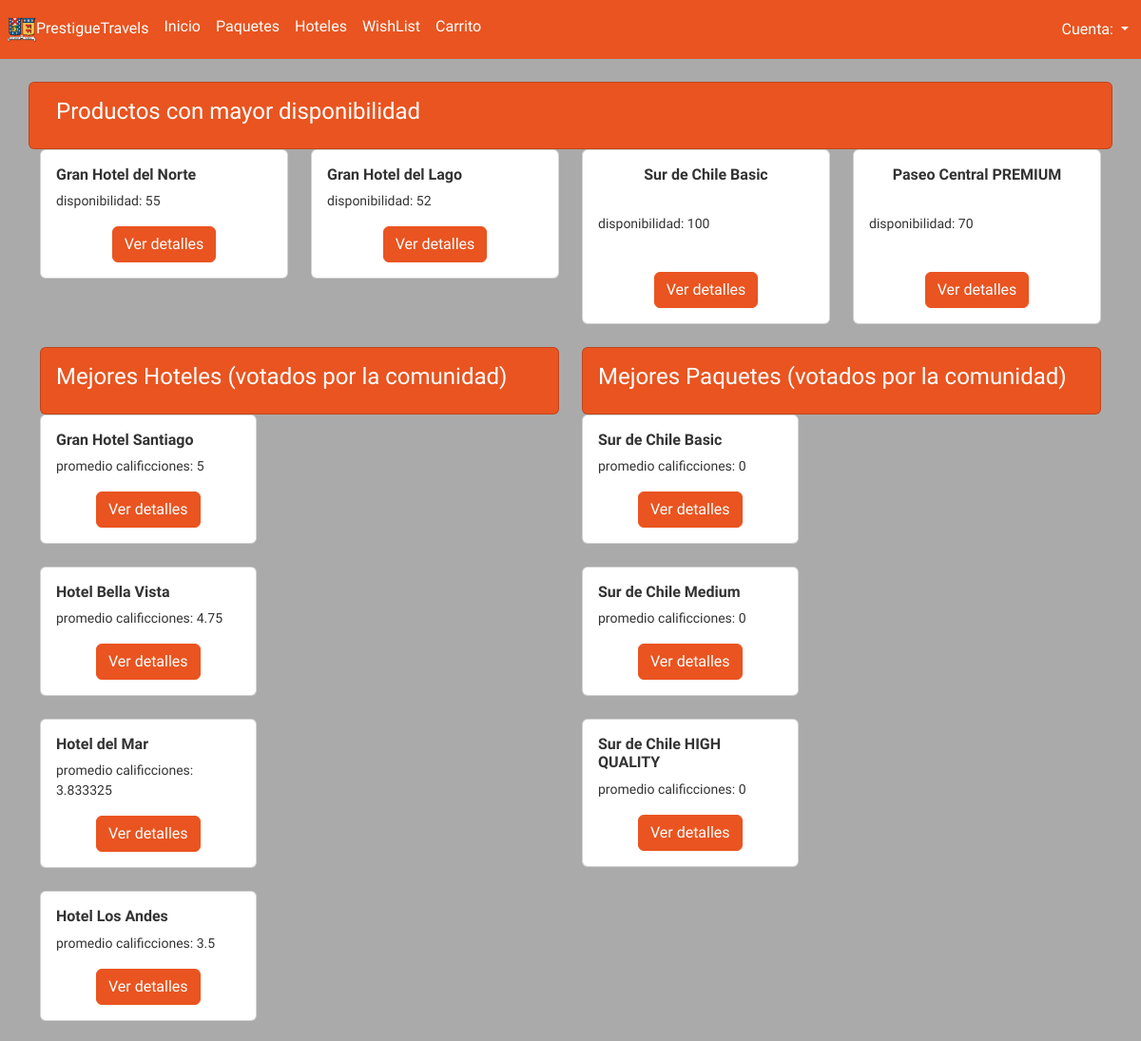
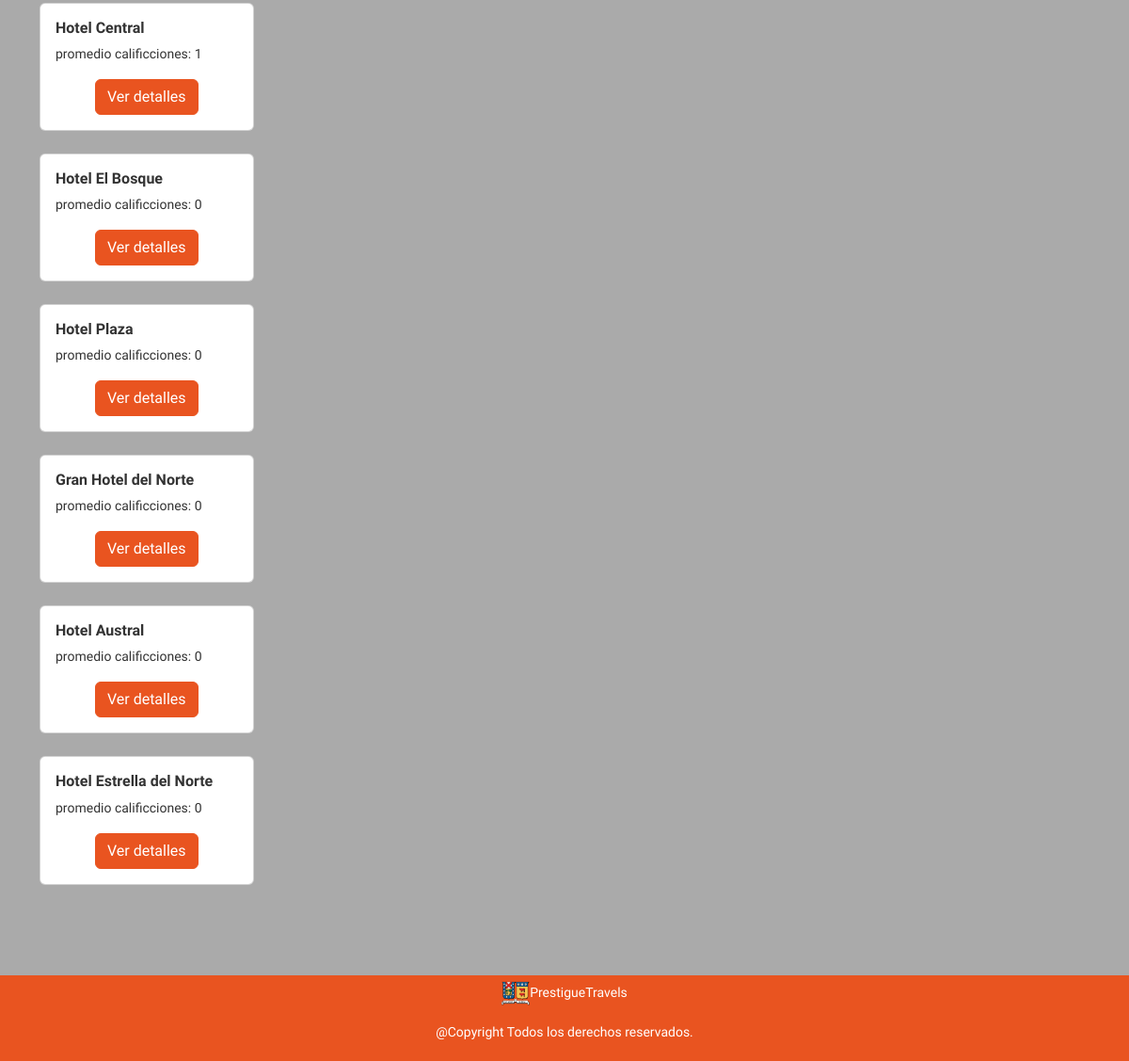
The page /users/index.php on the database its author committed (2 pictures, top to bottom).
### tables this page shows
CREATE TABLE `hoteles` (
  `productos_id` int(11) NOT NULL,
  `hoteles_nombre` varchar(40) NOT NULL,
  `hoteles_estrellas` int(11) NOT NULL,
  `hoteles_precio` int(11) NOT NULL,
  `hoteles_ciudad` varchar(40) NOT NULL,
  `hoteles_habitacionesdisp` int(11) NOT NULL,
  `hoteles_habitacionestotales` int(11) NOT NULL,
  `hoteles_estacionamiento` tinyint(1) NOT NULL,
  `hoteles_piscina` tinyint(1) NOT NULL,
  `hoteles_lavanderia` tinyint(1) NOT NULL,
  `hoteles_petfriendly` tinyint(1) NOT NULL,
  `hoteles_desayuno` tinyint(1) NOT NULL
);

CREATE TABLE `paquetes` (
  `productos_id` int(11) NOT NULL,
  `paquetes_nombre` varchar(40) NOT NULL,
  `paquetes_airida` varchar(40) NOT NULL,
  `paquetes_airvuelta` varchar(40) NOT NULL,
  `paquetes_fechaida` date NOT NULL,
  `paquetes_fechavuelta` date NOT NULL,
  `paquetes_noches` int(11) NOT NULL,
  `paquetes_preciopp` int(11) NOT NULL,
  `paquetes_disponibles` int(11) NOT NULL,
  `paquetes_totales` int(11) NOT NULL,
  `paquetes_maxpp` int(11) NOT NULL
);

### users/index.php (the view, shortened to what this page needs)
<?php include("../templates/cabecera.php");
include("../conexionbd.php");
function remover_simple ($valor,$arr)
{
    if (($key = array_search($valor, $arr)) !== false)
    {
    unset($arr[$key]);
    }
    return $arr;
}
?>
<?php
$hoteles_dispo=$conexion->query("SELECT * FROM productos INNER JOIN hoteles WHERE productos.producto_id=hoteles.productos_id ORDER BY hoteles.hoteles_habitacionesdisp DESC LIMIT 4");
$paquetes_dispo=$conexion->query("SELECT * FROM productos INNER JOIN paquetes WHERE productos.producto_id=paquetes.productos_id ORDER BY paquetes.paquetes_disponibles DESC LIMIT 4");
$hoteles_dispo=$hoteles_dispo->fetch_all(MYSQLI_ASSOC);
$paquetes_dispo=$paquetes_dispo->fetch_all(MYSQLI_ASSOC);
$i=4;
while($i>0){
    $temporal=999;
    $producto_temporal="";
    foreach($hoteles_dispo as $hotel){
        if($hotel["hoteles_habitacionesdisp"]<$temporal){
            $temporal=$hotel["hoteles_habitacionesdisp"];
            $producto_temporal=$hotel;
        }
    }
    foreach($paquetes_dispo as $paquete){
        if($paquete["paquetes_disponibles"]<$temporal){
            $temporal=$paquete["paquetes_disponibles"];
            $producto_temporal=$paquete;
        }
    }
    $tipo= $producto_temporal["producto_tipo"];
    if($tipo==1){
        $hoteles_dispo=remover_simple($producto_temporal,$hoteles_dispo);
    } else{
        $paquetes_dispo=remover_simple($producto_temporal,$paquetes_dispo);
    }
$i=$i-1;}?>
<?php
$encuesta_hoteles=[];
$hoteles=$conexion->query("SELECT productos_id,hoteles_nombre FROM hoteles");
foreach($hoteles as $hotel){
    $comprobacion=$conexion->query("SELECT * FROM reseñas_hoteles WHERE productos_id=$hotel[productos_id]");
    if($comprobacion->fetch_object()){
        $reseñas_hotels=$conexion->query("SELECT productos_id,AVG(limpieza),AVG(servicio),AVG(decoración),AVG(calidad_camas) FROM reseñas_hoteles WHERE productos_id=$hotel[productos_id]");
        $reseñas_hotels=$reseñas_hotels->fetch_all(MYSQLI_ASSOC);
        $reseñas_hotels["promedio"]=($reseñas_hotels[0]["AVG(limpieza)"]+$reseñas_hotels[0]["AVG(servicio)"]+$reseñas_hotels[0]["AVG(decoración)"]+$reseñas_hotels[0]["AVG(calidad_camas)"])/4;
        $reseñas_hotels["hoteles_nombre"]=$hotel["hoteles_nombre"];
        $encuesta_hoteles[]=$reseñas_hotels;
}}
array_multisort(array_column($encuesta_hoteles, "promedio"), SORT_DESC, $encuesta_hoteles);
?>
<?php
$encuesta_paquetes=[];
$paquetes=$conexion->query("SELECT productos_id,paquetes_nombre FROM paquetes");
foreach($paquetes as $paquete){
    $comprobacion=$conexion->query("SELECT * FROM reseñas_paquetes WHERE productos_id=$paquete[productos_id]");
    if($comprobacion->fetch_object()){
        $reseñas_paquets=$conexion->query("SELECT productos_id,AVG(calidad_hoteles),AVG(transporte),AVG(servicio),AVG(precio_calidad) FROM reseñas_paquetes WHERE productos_id=$paquete[productos_id]");
        $reseñas_paquets=$reseñas_paquets->fetch_all(MYSQLI_ASSOC);
        $reseñas_paquets["promedio"]=($reseñas_paquets[0]["AVG(calidad_hoteles)"]+$reseñas_paquets[0]["AVG(transporte)"]+$reseñas_paquets[0]["AVG(servicio)"]+$reseñas_paquets[0]["AVG(precio_calidad)"])/4;
        $reseñas_paquets["paquetes_nombre"]=$paquete["paquetes_nombre"];
        $encuesta_paquetes[]=$reseñas_paquets;
}}
array_multisort(array_column($encuesta_paquetes, "promedio"), SORT_DESC, $encuesta_paquetes);
?>
<?php
if(true){ ?>
    <div class="card bg-primary text-left text-white">
        <div class="card-body">
        <h4 class="card-title">Productos con mayor disponibilidad</h4>
    </div>
    </div>
    <?php foreach($hoteles_dispo as $hotel){?>
    <div class="col-md-3">
    <div class="card">
        <div class="card-body">
            <h6 class="card-Viaje"> <b><?php echo $hotel["hoteles_nombre"]; ?></b></h6>
            <p class="small"><?php  echo "disponibilidad: ".$hotel["hoteles_habitacionesdisp"];  ?></p>
            <div class="text-center">
                <a class="btn btn-primary" href="../detalle_hoteles.php?id=<?php echo $hotel["productos_id"];?>&token=<?php
                echo hash_hmac("sha1",$hotel["productos_id"],KEY_TOKEN);?>">Ver detalles</a>
            </div>
        </div>
    </div>
</div>
<?php } ?>
<?php foreach($paquetes_dispo as $paquete){?>
    <div class="col-md-3">
        <div class="card">
            <div class="card-body">
                <h6 class="card-Viaje text-center"> <b><?php echo $paquete["paquetes_nombre"]; ?></b></h6>
                <p class="small"><?php  echo "disponibilidad: ".$paquete["paquetes_disponibles"];  ?></p>
                <div class="text-center">
                    <a class="btn btn-primary" href="../detalle_paquetes.php?id=<?php echo $paquete["productos_id"];?>&token=<?php
                    echo hash_hmac("sha1",$paquete["productos_id"],KEY_TOKEN);?>">Ver detalles</a>
                </div>
            </div>
        </div>
    </div>
<?php } ?>
    <div>
        <div class="d-none d-sm-block">
        </div>
    </div>
    <div class="col-md-6">
    <div class="card bg-primary text-left text-white">
        <div class="card-body">
        <h4 class="card-title">Mejores Hoteles (votados por la comunidad)</h4>
    </div>
    </div>
    <?php
    $contador=0;
    foreach($encuesta_hoteles as $hotel){
        if($contador==10) break;?>
    <div class="col-md-5">
    <div class="card">
        <div class="card-body">
            <h6 class="card-Viaje"> <b><?php echo $hotel["hoteles_nombre"]; ?></b></h6>
            <p class="small"><?php  echo "promedio calificciones: ".$hotel["promedio"];  ?></p>
            <div class="text-center">
                <a class="btn btn-primary" href="../detalle_hoteles.php?id=<?php echo $hotel[0]["productos_id"];?>&token=<?php
                echo hash_hmac("sha1",$hotel[0]["productos_id"],KEY_TOKEN);?>">Ver detalles</a>
            </div>
        </div>
    </div>
</div>
<div>
        <div class="d-none d-sm-block">
        </div>
    </div>
<?php $contador=$contador+1;} ?>
</div>
    <div class="col-md-6">
    <div class="card bg-primary text-left text-white">
        <div class="card-body">
        <h4 class="card-title">Mejores Paquetes (votados por la comunidad)</h4>
    </div>
    </div>
    <?php
    $contador=0;
    foreach($encuesta_paquetes as $paquet){
        if($contador==10) break;?>
    <div class="col-md-5">
    <div class="card">
        <div class="card-body">
            <h6 class="card-Viaje"> <b><?php echo $paquet["paquetes_nombre"]; ?></b></h6>
            <p class="small"><?php  echo "promedio calificciones: ".$paquet["promedio"];  ?></p>
            <div class="text-center">
                <a class="btn btn-primary" href="../detalle_hoteles.php?id=<?php echo $paquet[0]["productos_id"];?>&token=<?php
                echo hash_hmac("sha1",$paquet[0]["productos_id"],KEY_TOKEN);?>">Ver detalles</a>
            </div>
        </div>
    </div>
</div>
<div>
        <div class="d-none d-sm-block">
        </div>
    </div>
<?php $contador=$contador+1;} ?>
</div>
    </div>
<?php } ?>
<?php include("../templates/pie.php");?>

### rows shown on the page
hoteles: hoteles_nombre "Gran Hotel del Norte", hoteles_habitacionesdisp "55"
hoteles: hoteles_nombre "Gran Hotel del Lago", hoteles_habitacionesdisp "52"
paquetes: paquetes_nombre "Sur de Chile Basic", paquetes_disponibles "100"
paquetes: paquetes_nombre "Paseo Central PREMIUM", paquetes_disponibles "70"
hoteles: hoteles_nombre "Gran Hotel Santiago", hoteles_estrellas "5"

### other values the page prints
$hotel["hoteles_nombre"] "Hotel Bella Vista"
$hotel["promedio"] "4.75"
$hotel["hoteles_nombre"] "Hotel del Mar"
$hotel["promedio"] "3.833325"
$hotel["hoteles_nombre"] "Hotel Los Andes"
$hotel["promedio"] "3.5"
$hotel["hoteles_nombre"] "Hotel Central"
$hotel["promedio"] "1"
$hotel["hoteles_nombre"] "Hotel El Bosque"
$hotel["promedio"] "0"
$hotel["hoteles_nombre"] "Hotel Plaza"
$hotel["hoteles_nombre"] "Gran Hotel del Norte"
$hotel["hoteles_nombre"] "Hotel Austral"
$hotel["hoteles_nombre"] "Hotel Estrella del Norte"
$paquet["paquetes_nombre"] "Sur de Chile Basic"
